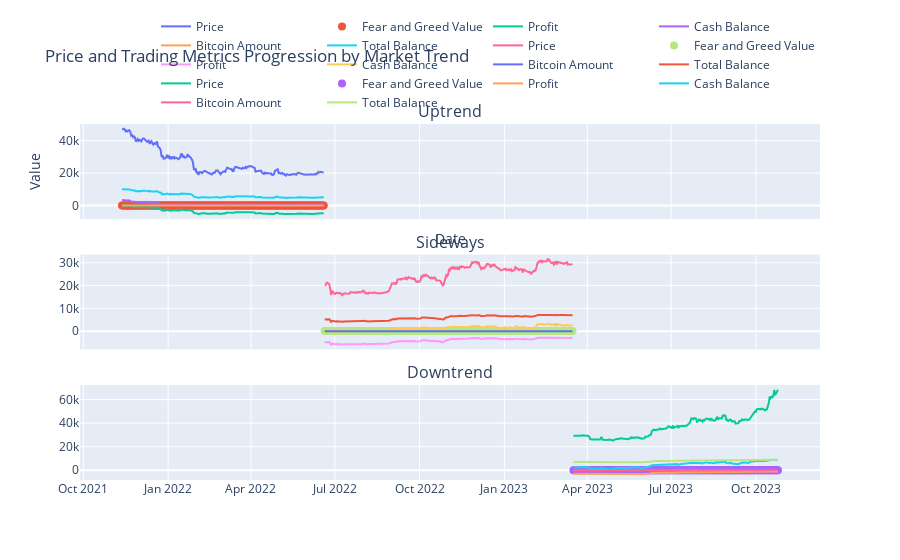

The cell this chart's notebook holds for it:
### Code cell
from plotly.subplots import make_subplots

# Define segments for uptrend, sideways, and downtrend
uptrend_range = range(0, 220)
sideways_range = range(220, 490)
downtrend_range = range(490, len(indicator_values))

# Create subplots
fig = make_subplots(rows=3, cols=1, shared_xaxes=True, vertical_spacing=0.1,
                    subplot_titles=("Uptrend", "Sideways", "Downtrend"))

# Add traces for uptrend
fig.add_trace(go.Scatter(x=[date_data[i] for i in uptrend_range], y=[price_data[i] for i in uptrend_range], mode='lines', name='Price'), row=1, col=1)
fig.add_trace(go.Scatter(x=[date_data[i] for i in uptrend_range], y=[fear_and_greed_data[i] for i in uptrend_range], mode='markers', name='Fear and Greed Value', marker=dict(size=8)), row=1, col=1)
fig.add_trace(go.Scatter(x=[date_data[i] for i in uptrend_range], y=[profit_data[i] for i in uptrend_range], mode='lines', name='Profit'), row=1, col=1)
fig.add_trace(go.Scatter(x=[date_data[i] for i in uptrend_range], y=[cash_balance_data[i] for i in uptrend_range], mode='lines', name='Cash Balance'), row=1, col=1)
fig.add_trace(go.Scatter(x=[date_data[i] for i in uptrend_range], y=[bitcoin_amount_data[i] for i in uptrend_range], mode='lines', name='Bitcoin Amount'), row=1, col=1)
fig.add_trace(go.Scatter(x=[date_data[i] for i in uptrend_range], y=[total_balance_data[i] for i in uptrend_range], mode='lines', name='Total Balance'), row=1, col=1)

# Add traces for sideways trend
fig.add_trace(go.Scatter(x=[date_data[i] for i in sideways_range], y=[price_data[i] for i in sideways_range], mode='lines', name='Price'), row=2, col=1)
fig.add_trace(go.Scatter(x=[date_data[i] for i in sideways_range], y=[fear_and_greed_data[i] for i in sideways_range], mode='markers', name='Fear and Greed Value', marker=dict(size=8)), row=2, col=1)
fig.add_trace(go.Scatter(x=[date_data[i] for i in sideways_range], y=[profit_data[i] for i in sideways_range], mode='lines', name='Profit'), row=2, col=1)
fig.add_trace(go.Scatter(x=[date_data[i] for i in sideways_range], y=[cash_balance_data[i] for i in sideways_range], mode='lines', name='Cash Balance'), row=2, col=1)
fig.add_trace(go.Scatter(x=[date_data[i] for i in sideways_range], y=[bitcoin_amount_data[i] for i in sideways_range], mode='lines', name='Bitcoin Amount'), row=2, col=1)
fig.add_trace(go.Scatter(x=[date_data[i] for i in sideways_range], y=[total_balance_data[i] for i in sideways_range], mode='lines', name='Total Balance'), row=2, col=1)

# Add traces for downtrend
fig.add_trace(go.Scatter(x=[date_data[i] for i in downtrend_range], y=[price_data[i] for i in downtrend_range], mode='lines', name='Price'), row=3, col=1)
fig.add_trace(go.Scatter(x=[date_data[i] for i in downtrend_range], y=[fear_and_greed_data[i] for i in downtrend_range], mode='markers', name='Fear and Greed Value', marker=dict(size=8)), row=3, col=1)
fig.add_trace(go.Scatter(x=[date_data[i] for i in downtrend_range], y=[profit_data[i] for i in downtrend_range], mode='lines', name='Profit'), row=3, col=1)
fig.add_trace(go.Scatter(x=[date_data[i] for i in downtrend_range], y=[cash_balance_data[i] for i in downtrend_range], mode='lines', name='Cash Balance'), row=3, col=1)
fig.add_trace(go.Scatter(x=[date_data[i] for i in downtrend_range], y=[bitcoin_amount_data[i] for i in downtrend_range], mode='lines', name='Bitcoin Amount'), row=3, col=1)
fig.add_trace(go.Scatter(x=[date_data[i] for i in downtrend_range], y=[total_balance_data[i] for i in downtrend_range], mode='lines', name='Total Balance'), row=3, col=1)

# Update layout with labels
fig.update_layout(title='Price and Trading Metrics Progression by Market Trend',
                  xaxis_title='Date',
                  yaxis_title='Value',
                  legend=dict(orientation="h", yanchor="bottom", y=1.02, xanchor="right", x=1),
                  hovermode='x unified')

# Show the figure
fig.show()

### Figure 1 — Plotly figure (JSON) as saved in the notebook; plotly's stock layout.template omitted (floating-point values rounded to 4 significant figures; data arrays with more than 128 entries replaced by an {"elided": "..."} marker saying what was removed)
{"data": [{"mode": "lines", "name": "Price", "type": "scatter", "x": {"elided": "220 str values"}, "xaxis": "x", "y": {"elided": "220 float values"}, "yaxis": "y"}, {"marker": {"size": 8}, "mode": "markers", "name": "Fear and Greed Value", "type": "scatter", "x": {"elided": "220 str values"}, "xaxis": "x", "y": {"elided": "220 float values"}, "yaxis": "y"}, {"mode": "lines", "name": "Profit", "type": "scatter", "x": {"elided": "220 str values"}, "xaxis": "x", "y": {"elided": "220 float values"}, "yaxis": "y"}, {"mode": "lines", "name": "Cash Balance", "type": "scatter", "x": {"elided": "220 str values"}, "xaxis": "x", "y": {"elided": "220 float values"}, "yaxis": "y"}, {"mode": "lines", "name": "Bitcoin Amount", "type": "scatter", "x": {"elided": "220 str values"}, "xaxis": "x", "y": {"elided": "220 float values"}, "yaxis": "y"}, {"mode": "lines", "name": "Total Balance", "type": "scatter", "x": {"elided": "220 str values"}, "xaxis": "x", "y": {"elided": "220 float values"}, "yaxis": "y"}, {"mode": "lines", "name": "Price", "type": "scatter", "x": {"elided": "270 str values"}, "xaxis": "x2", "y": {"elided": "270 float values"}, "yaxis": "y2"}, {"marker": {"size": 8}, "mode": "markers", "name": "Fear and Greed Value", "type": "scatter", "x": {"elided": "270 str values"}, "xaxis": "x2", "y": {"elided": "270 float values"}, "yaxis": "y2"}, {"mode": "lines", "name": "Profit", "type": "scatter", "x": {"elided": "270 str values"}, "xaxis": "x2", "y": {"elided": "270 float values"}, "yaxis": "y2"}, {"mode": "lines", "name": "Cash Balance", "type": "scatter", "x": {"elided": "270 str values"}, "xaxis": "x2", "y": {"elided": "270 float values"}, "yaxis": "y2"}, {"mode": "lines", "name": "Bitcoin Amount", "type": "scatter", "x": {"elided": "270 str values"}, "xaxis": "x2", "y": {"elided": "270 float values"}, "yaxis": "y2"}, {"mode": "lines", "name": "Total Balance", "type": "scatter", "x": {"elided": "270 str values"}, "xaxis": "x2", "y": {"elided": "270 float values"}, "yaxis": "y2"}, {"mode": "lines", "name": "Price", "type": "scatter", "x": {"elided": "223 str values"}, "xaxis": "x3", "y": {"elided": "223 float values"}, "yaxis": "y3"}, {"marker": {"size": 8}, "mode": "markers", "name": "Fear and Greed Value", "type": "scatter", "x": {"elided": "223 str values"}, "xaxis": "x3", "y": {"elided": "223 float values"}, "yaxis": "y3"}, {"mode": "lines", "name": "Profit", "type": "scatter", "x": {"elided": "223 str values"}, "xaxis": "x3", "y": {"elided": "223 float values"}, "yaxis": "y3"}, {"mode": "lines", "name": "Cash Balance", "type": "scatter", "x": {"elided": "223 str values"}, "xaxis": "x3", "y": {"elided": "223 float values"}, "yaxis": "y3"}, {"mode": "lines", "name": "Bitcoin Amount", "type": "scatter", "x": {"elided": "223 str values"}, "xaxis": "x3", "y": {"elided": "223 float values"}, "yaxis": "y3"}, {"mode": "lines", "name": "Total Balance", "type": "scatter", "x": {"elided": "223 str values"}, "xaxis": "x3", "y": {"elided": "223 float values"}, "yaxis": "y3"}], "layout": {"annotations": [{"font": {"size": 16}, "showarrow": false, "text": "Uptrend", "x": 0.5, "xanchor": "center", "xref": "paper", "y": 1, "yanchor": "bottom", "yref": "paper"}, {"font": {"size": 16}, "showarrow": false, "text": "Sideways", "x": 0.5, "xanchor": "center", "xref": "paper", "y": 0.6333, "yanchor": "bottom", "yref": "paper"}, {"font": {"size": 16}, "showarrow": false, "text": "Downtrend", "x": 0.5, "xanchor": "center", "xref": "paper", "y": 0.2667, "yanchor": "bottom", "yref": "paper"}], "hovermode": "x unified", "legend": {"orientation": "h", "x": 1, "xanchor": "right", "y": 1.02, "yanchor": "bottom"}, "title": {"text": "Price and Trading Metrics Progression by Market Trend"}, "xaxis": {"anchor": "y", "domain": [0, 1], "matches": "x3", "showticklabels": false, "title": {"text": "Date"}}, "xaxis2": {"anchor": "y2", "domain": [0, 1], "matches": "x3", "showticklabels": false}, "xaxis3": {"anchor": "y3", "domain": [0, 1]}, "yaxis": {"anchor": "x", "domain": [0.7333, 1], "title": {"text": "Value"}}, "yaxis2": {"anchor": "x2", "domain": [0.3667, 0.6333]}, "yaxis3": {"anchor": "x3", "domain": [0, 0.2667]}}}
